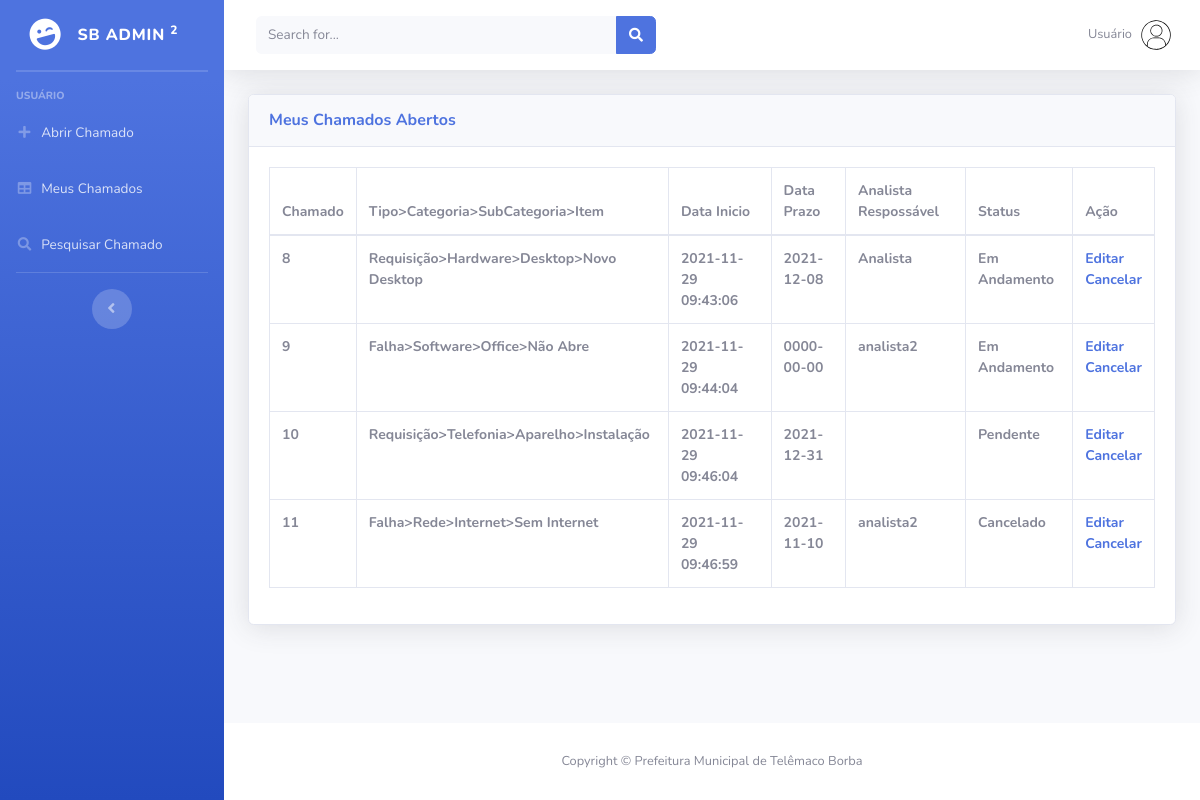
/Frontend/listaChamadoUsuario.php (signed in), run on an earlier commit of the app's database.
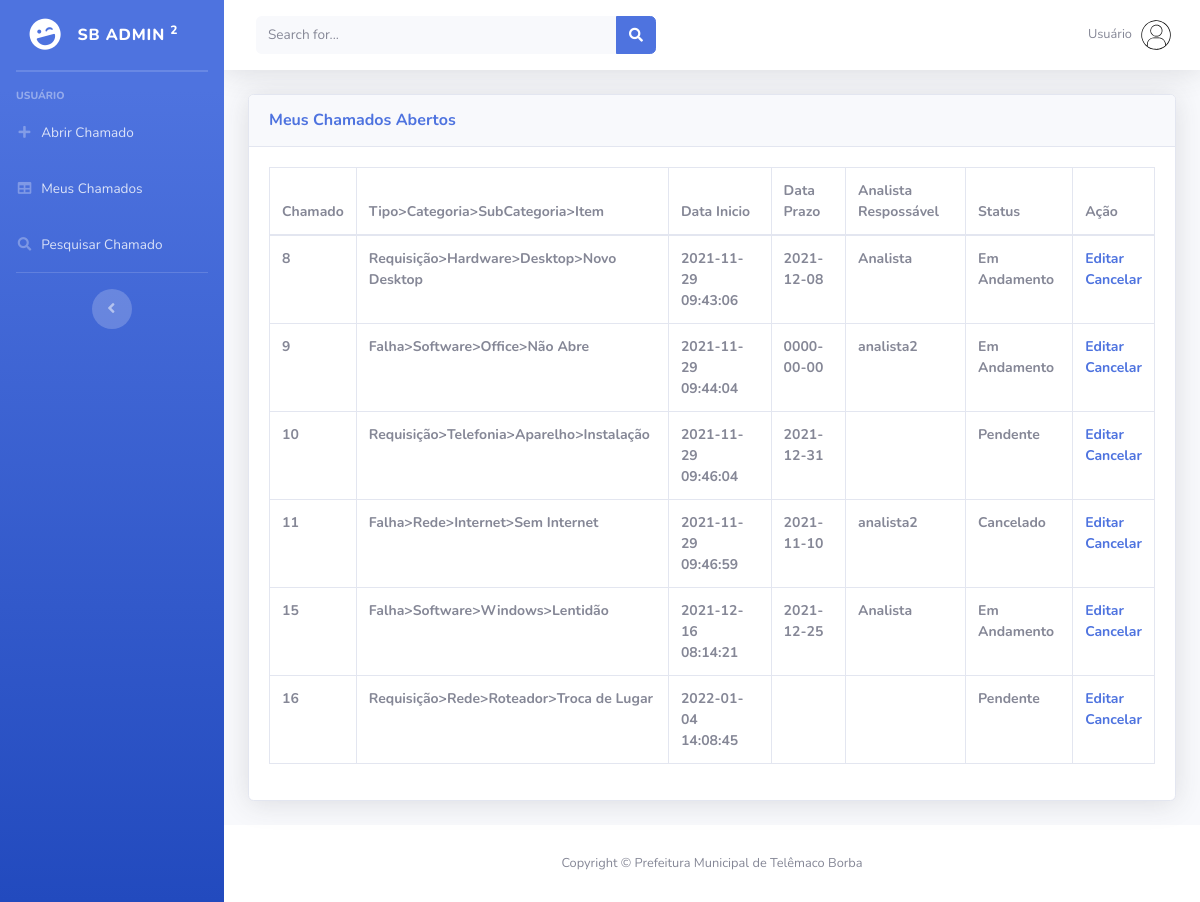
And on a later commit of the database.
### tables this page shows
CREATE TABLE IF NOT EXISTS `chamados` (
  `numero_chamado` int NOT NULL AUTO_INCREMENT,
  `localizacao` varchar(100) NOT NULL,
  `descricao` varchar(3000) NOT NULL,
  `descricao_analista` varchar(3000) NOT NULL,
  `data_hora_abertura` datetime NOT NULL,
  `data_prazo` date DEFAULT NULL,
  `data_hora_fechamento` datetime DEFAULT NULL,
  `usuarios_matricula` int NOT NULL,
  `analista` varchar(45) NOT NULL,
  `status_chamado_cod_status` int NOT NULL,
  `prioridade_chamado_cod_prioridade` int NOT NULL,
  `tipo_atendimento_cod_tipo_atendimento` int NOT NULL,
  `tipo_cod_tipo` int NOT NULL,
  `categoria_cod_categoria` int NOT NULL,
  `subcategoria_cod_subcategoria` int NOT NULL,
  `item_cod_item` int NOT NULL,
  `fila_geral` int NOT NULL,
  PRIMARY KEY (`numero_chamado`),
  KEY `fk_chamados_usuarios_idx` (`usuarios_matricula`),
  KEY `fk_chamados_item1_idx` (`item_cod_item`),
  KEY `fk_chamados_status_chamado1_idx` (`status_chamado_cod_status`),
  KEY `fk_chamados_prioridade_chamado1_idx` (`prioridade_chamado_cod_prioridade`),
  KEY `fk_chamados_tipo_atendimento1_idx` (`tipo_atendimento_cod_tipo_atendimento`),
  KEY `fk_chamados_tipo1_idx` (`tipo_cod_tipo`),
  KEY `fk_chamados_categoria1_idx` (`categoria_cod_categoria`),
  KEY `fk_chamados_subcategoria1_idx` (`subcategoria_cod_subcategoria`)
);

CREATE TABLE IF NOT EXISTS `tipo` (
  `cod_tipo` int NOT NULL AUTO_INCREMENT,
  `nome_tipo` varchar(45) NOT NULL,
  `ativo` int NOT NULL,
  PRIMARY KEY (`cod_tipo`)
);

CREATE TABLE IF NOT EXISTS `categoria` (
  `cod_categoria` int NOT NULL AUTO_INCREMENT,
  `nome_categoria` varchar(45) NOT NULL,
  `ativo` int NOT NULL,
  `tipo_cod_tipo` int NOT NULL,
  PRIMARY KEY (`cod_categoria`),
  KEY `fk_categoria_tipo1_idx` (`tipo_cod_tipo`)
);

CREATE TABLE IF NOT EXISTS `subcategoria` (
  `cod_subcategoria` int NOT NULL AUTO_INCREMENT,
  `nome_subcategoria` varchar(45) NOT NULL,
  `ativo` int NOT NULL,
  `categoria_cod_categoria` int NOT NULL,
  PRIMARY KEY (`cod_subcategoria`),
  KEY `fk_subcategoria_categoria1_idx` (`categoria_cod_categoria`)
);

CREATE TABLE IF NOT EXISTS `item` (
  `cod_item` int NOT NULL AUTO_INCREMENT,
  `nome_item` varchar(45) NOT NULL,
  `ativo` int NOT NULL,
  `subcategoria_cod_subcategoria` int NOT NULL,
  PRIMARY KEY (`cod_item`),
  KEY `fk_item_subcategoria1_idx` (`subcategoria_cod_subcategoria`)
);

CREATE TABLE IF NOT EXISTS `status_chamado` (
  `cod_status` int NOT NULL AUTO_INCREMENT,
  `nome_status` varchar(45) NOT NULL,
  `ativo` int NOT NULL,
  PRIMARY KEY (`cod_status`)
);

### Frontend/listaChamadoUsuario.php (the view, shortened to what this page needs)
<?php
    if(isset($_SESSION['usuario']) && is_array($_SESSION['usuario'])) {
        $matricula = $_SESSION['usuario'][0];
        $nome_usuario = $_SESSION['usuario'][2];
    } else {
        header("location: ../index.php");
    }
?>
<!DOCTYPE html>
<html lang="pt-br">
<head>
    <link href="vendor/fontawesome-free/css/all.min.css" rel="stylesheet" type="text/css">
    <link href="css/sb-admin-2.min.css" rel="stylesheet">
    <link href="vendor/datatables/dataTables.bootstrap4.min.css" rel="stylesheet">
</head>
<body id="page-top">
    <div id="wrapper">
        <?php include 'navbar.php'; ?>
        <div id="content-wrapper" class="d-flex flex-column">
            <div id="content">
                <?php include 'topbar.php'; ?>
                <div class="container-fluid">
                    <div class="card shadow mb-4">
                        <div class="card-header py-3">
                            <h6 class="m-0 font-weight-bold text-primary">Meus Chamados Abertos</h6>
                        </div>
                        <div class="card-body">
                            <div class="table-responsive">
                                <table class="table table-bordered" id="dataTableFilaUsuario" width="100%" cellspacing="0" style="font-size: 14px;">
                                    <thead>
                                        <tr>
                                            <th>Chamado</th>
                                            <th>Tipo>Categoria>SubCategoria>Item</th>
                                            <th>Data Inicio</th>
                                            <th>Data Prazo</th>
                                            <th>Analista Respossável</th>
                                            <th>Status</th>
                                            <th>Ação</th>
                                        </tr>
                                    </thead>
                    <?php
                        include '../Backend/conexao.php';
                        $query = $conn->prepare("SELECT * FROM chamados
                    INNER JOIN item ON item.cod_item = chamados.item_cod_item
                    INNER JOIN subcategoria ON subcategoria.cod_subcategoria = chamados.subcategoria_cod_subcategoria
                    INNER JOIN categoria ON categoria.cod_categoria = chamados.categoria_cod_categoria
                    INNER JOIN tipo ON tipo.cod_tipo = chamados.tipo_cod_tipo
                    INNER JOIN usuarios ON usuarios.matricula = chamados.usuarios_matricula
                    INNER JOIN prioridade_chamado ON prioridade_chamado.cod_prioridade = chamados.prioridade_chamado_cod_prioridade
                    INNER JOIN status_chamado ON status_chamado.cod_status = chamados.status_chamado_cod_status WHERE status_chamado_cod_status != 3 AND matricula = ?");
                    $query->execute(array($matricula));
                    echo "<tbody>";
                        foreach($query->fetchAll(PDO::FETCH_ASSOC) as $dados) {
                            echo "<tr>";
                                echo "<th>".$dados['numero_chamado']."</th>";
                                echo "<th>".$dados['nome_tipo'].">".$dados['nome_categoria'].">".$dados['nome_subcategoria'].">".$dados['nome_item']."</th>";
                                echo "<th>".$dados['data_hora_abertura']."</th>";
                                echo "<th>".$dados['data_prazo']."</th>";
                                echo "<th>".$dados['analista']."</th>";
                                echo "<th>".$dados['nome_status']."</th>";
                                echo "<th><a href=verChamadoUsuario.php?nc_up=".$dados['numero_chamado'].">Editar</a><br>";
                                echo "<a href=cancelarChamado.php?nc_up=".$dados['numero_chamado'].">Cancelar</a></th>";
                            echo "</tr>";
                        }
                    ?>
                    </tbody>
                                </table>
                            </div>
                        </div>
                    </div>
                </div>
            </div>
            <footer class="sticky-footer bg-white">
                <div class="container my-auto">
                    <div class="copyright text-center my-auto">
                        <span>Copyright &copy; Prefeitura Municipal de Telêmaco Borba</span>
                    </div>
                </div>
            </footer>
        </div>
    </div>
</body>
</html>

### Frontend/navbar.php (shortened to what this page needs)
<ul class="navbar-nav bg-gradient-primary sidebar sidebar-dark accordion" id="accordionSidebar">
<a class="sidebar-brand d-flex align-items-center justify-content-center" href="index.html">
    <div class="sidebar-brand-icon rotate-n-15">
        <i class="fas fa-laugh-wink"></i>
    </div>
    <div class="sidebar-brand-text mx-3">SB Admin <sup>2</sup></div>
</a>
<hr class="sidebar-divider my-0">
<hr class="sidebar-divider">
<div class="sidebar-heading">USUÁRIO</div>
<li class="nav-item">
    <a class="nav-link" href="abrirChamado.php">
        <i class="fas fa-fw fa-plus"></i>
        <span>Abrir Chamado</span></a>
</li>
<li class="nav-item">
    <a class="nav-link" href="listaChamadoUsuario.php">
        <i class="fas fa-fw fa-table"></i>
        <span>Meus Chamados</span></a>
</li>
<li class="nav-item">
    <a class="nav-link collapsed" href="pesquisarChamado.php">
        <i class="fas fa-fw fa-search"></i>
        <span>Pesquisar Chamado</span>
    </a>
</li>
<hr class="sidebar-divider d-none d-md-block">
<div class="text-center d-none d-md-inline">
    <button class="rounded-circle border-0" id="sidebarToggle"></button>
</div>
</ul>

### Frontend/topbar.php (shortened to what this page needs)
<nav class="navbar navbar-expand navbar-light bg-white topbar mb-4 static-top shadow">
<form
    class="d-none d-sm-inline-block form-inline mr-auto ml-md-3 my-2 my-md-0 mw-100 navbar-search">
    <div class="input-group">
        <input type="text" class="form-control bg-light border-0 small" placeholder="Search for..."
            aria-label="Search" aria-describedby="basic-addon2">
        <div class="input-group-append">
            <button class="btn btn-primary" type="button">
                <i class="fas fa-search fa-sm"></i>
            </button>
        </div>
    </div>
</form>
<ul class="navbar-nav ml-auto">
        <li class="nav-item dropdown no-arrow">
        <a class="nav-link dropdown-toggle" href="#" id="userDropdown" role="button"
            data-toggle="dropdown" aria-haspopup="true" aria-expanded="false">
            <span class="mr-2 d-none d-lg-inline text-gray-600 small"><?php echo $nome_usuario; ?></span>
            <img class="img-profile rounded-circle"
                src="img/undraw_profile.svg">
        </a>
    </li>
</ul>
</nav>

What changed in the data, as far as the page shows it:
added chamados: numero_chamado "15", tipo_cod_tipo.nome_tipo "Falha", categoria_cod_categoria.nome_categoria "Software", subcategoria_cod_subcategoria.nome_subcategoria "Windows", item_cod_item.nome_item "Lentidão", data_hora_abertura "2021-12-16 08:14:21", data_prazo "2021-12-25", analista "Analista", status_chamado_cod_status.nome_status "Em Andamento"
added chamados: numero_chamado "16", tipo_cod_tipo.nome_tipo "Requisição", categoria_cod_categoria.nome_categoria "Rede", subcategoria_cod_subcategoria.nome_subcategoria "Roteador", item_cod_item.nome_item "Troca de Lugar", data_hora_abertura "2022-01-04 14:08:45", status_chamado_cod_status.nome_status "Pendente"
